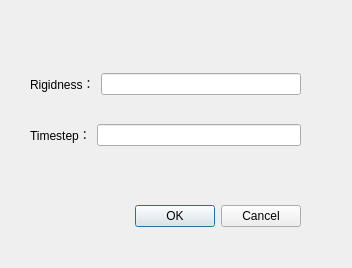
<?xml version="1.0" encoding="UTF-8"?>
<ui version="4.0">
 <class>Filter_csf</class>
 <widget class="QDialog" name="Filter_csf">
  <property name="geometry">
   <rect>
    <x>0</x>
    <y>0</y>
    <width>352</width>
    <height>268</height>
   </rect>
  </property>
  <property name="windowTitle">
   <string>Dialog</string>
  </property>
  <property name="windowIcon">
   <iconset resource="Icons.qrc">
    <normaloff>:/logo.ico</normaloff>:/logo.ico</iconset>
  </property>
  <widget class="QDialogButtonBox" name="buttonBox">
   <property name="geometry">
    <rect>
     <x>-40</x>
     <y>200</y>
     <width>341</width>
     <height>32</height>
    </rect>
   </property>
   <property name="orientation">
    <enum>Qt::Horizontal</enum>
   </property>
   <property name="standardButtons">
    <set>QDialogButtonBox::Cancel|QDialogButtonBox::Ok</set>
   </property>
  </widget>
  <widget class="QWidget" name="">
   <property name="geometry">
    <rect>
     <x>30</x>
     <y>50</y>
     <width>271</width>
     <height>121</height>
    </rect>
   </property>
   <layout class="QVBoxLayout" name="verticalLayout">
    <item>
     <layout class="QHBoxLayout" name="horizontalLayout">
      <item>
       <widget class="QLabel" name="label">
        <property name="minimumSize">
         <size>
          <width>60</width>
          <height>0</height>
         </size>
        </property>
        <property name="maximumSize">
         <size>
          <width>16777215</width>
          <height>16777215</height>
         </size>
        </property>
        <property name="text">
         <string>Rigidness：</string>
        </property>
       </widget>
      </item>
      <item>
       <widget class="QLineEdit" name="lineEdit"/>
      </item>
     </layout>
    </item>
    <item>
     <layout class="QHBoxLayout" name="horizontalLayout_2">
      <item>
       <widget class="QLabel" name="label_2">
        <property name="text">
         <string>Timestep：</string>
        </property>
       </widget>
      </item>
      <item>
       <widget class="QLineEdit" name="lineEdit_2"/>
      </item>
     </layout>
    </item>
   </layout>
  </widget>
 </widget>
 <resources>
  <include location="Icons.qrc"/>
 </resources>
 <connections>
  <connection>
   <sender>buttonBox</sender>
   <signal>accepted()</signal>
   <receiver>Filter_csf</receiver>
   <slot>accept()</slot>
   <hints>
    <hint type="sourcelabel">
     <x>248</x>
     <y>254</y>
    </hint>
    <hint type="destinationlabel">
     <x>157</x>
     <y>274</y>
    </hint>
   </hints>
  </connection>
  <connection>
   <sender>buttonBox</sender>
   <signal>rejected()</signal>
   <receiver>Filter_csf</receiver>
   <slot>reject()</slot>
   <hints>
    <hint type="sourcelabel">
     <x>316</x>
     <y>260</y>
    </hint>
    <hint type="destinationlabel">
     <x>286</x>
     <y>274</y>
    </hint>
   </hints>
  </connection>
 </connections>
</ui>
